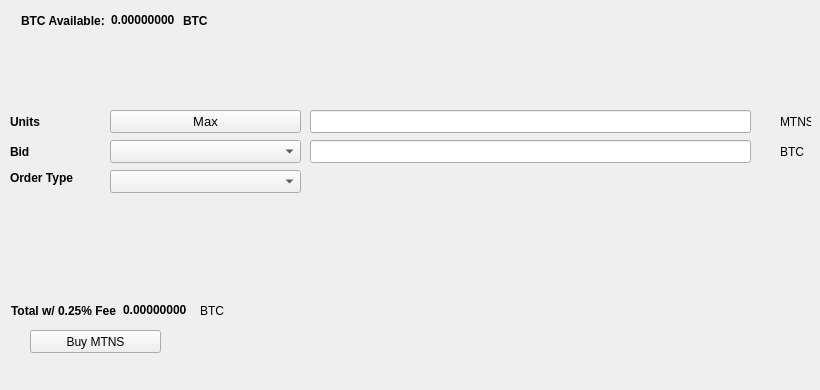
   <widget class="QWidget" name="BuyTab">
    <attribute name="title">
     <string>Buy</string>
    </attribute>
    <widget class="QPushButton" name="BuyMTNS">
     <property name="geometry">
      <rect>
       <x>30</x>
       <y>330</y>
       <width>131</width>
       <height>23</height>
      </rect>
     </property>
     <property name="text">
      <string>Buy MTNS</string>
     </property>
     <property name="icon">
      <iconset resource="../chipo.qrc">
       <normaloff>:/icons/bitcoin</normaloff>:/icons/bitcoin</iconset>
     </property>
    </widget>
    <widget class="QLabel" name="label_3">
     <property name="geometry">
      <rect>
       <x>10</x>
       <y>110</y>
       <width>46</width>
       <height>23</height>
      </rect>
     </property>
     <property name="font">
      <font>
       <weight>75</weight>
       <bold>true</bold>
      </font>
     </property>
     <property name="text">
      <string>Units</string>
     </property>
    </widget>
    <widget class="QLineEdit" name="UnitsInput">
     <property name="geometry">
      <rect>
       <x>310</x>
       <y>110</y>
       <width>441</width>
       <height>23</height>
      </rect>
     </property>
     <property name="font">
      <font>
       <pointsize>9</pointsize>
       <weight>75</weight>
       <bold>true</bold>
      </font>
     </property>
    </widget>
    <widget class="QLineEdit" name="BuyBidPriceEdit">
     <property name="geometry">
      <rect>
       <x>310</x>
       <y>140</y>
       <width>441</width>
       <height>23</height>
      </rect>
     </property>
     <property name="font">
      <font>
       <pointsize>9</pointsize>
       <weight>75</weight>
       <bold>true</bold>
      </font>
     </property>
    </widget>
    <widget class="QLabel" name="label_4">
     <property name="geometry">
      <rect>
       <x>780</x>
       <y>110</y>
       <width>31</width>
       <height>23</height>
      </rect>
     </property>
     <property name="text">
      <string>MTNS</string>
     </property>
    </widget>
    <widget class="QLabel" name="label_5">
     <property name="geometry">
      <rect>
       <x>780</x>
       <y>140</y>
       <width>31</width>
       <height>23</height>
      </rect>
     </property>
     <property name="text">
      <string>BTC</string>
     </property>
    </widget>
    <widget class="QLabel" name="label_6">
     <property name="geometry">
      <rect>
       <x>10</x>
       <y>140</y>
       <width>46</width>
       <height>23</height>
      </rect>
     </property>
     <property name="font">
      <font>
       <weight>75</weight>
       <bold>true</bold>
      </font>
     </property>
     <property name="text">
      <string>Bid</string>
     </property>
    </widget>
    <widget class="QLabel" name="label_7">
     <property name="geometry">
      <rect>
       <x>10</x>
       <y>170</y>
       <width>91</width>
       <height>16</height>
      </rect>
     </property>
     <property name="font">
      <font>
       <weight>75</weight>
       <bold>true</bold>
      </font>
     </property>
     <property name="text">
      <string>Order Type</string>
     </property>
    </widget>
    <widget class="QPushButton" name="Buy_Max_Amount">
     <property name="geometry">
      <rect>
       <x>110</x>
       <y>110</y>
       <width>191</width>
       <height>23</height>
      </rect>
     </property>
     <property name="font">
      <font>
       <pointsize>10</pointsize>
      </font>
     </property>
     <property name="text">
      <string>Max</string>
     </property>
    </widget>
    <widget class="QComboBox" name="BuyBidcomboBox">
     <property name="geometry">
      <rect>
       <x>110</x>
       <y>140</y>
       <width>191</width>
       <height>23</height>
      </rect>
     </property>
     <property name="font">
      <font>
       <pointsize>10</pointsize>
      </font>
     </property>
    </widget>
    <widget class="QComboBox" name="buyOrdertypeCombo">
     <property name="geometry">
      <rect>
       <x>110</x>
       <y>170</y>
       <width>191</width>
       <height>23</height>
      </rect>
     </property>
     <property name="font">
      <font>
       <pointsize>10</pointsize>
      </font>
     </property>
    </widget>
    <widget class="QWidget" name="layoutWidget1">
     <property name="geometry">
      <rect>
       <x>21</x>
       <y>11</y>
       <width>227</width>
       <height>19</height>
      </rect>
     </property>
     <layout class="QHBoxLayout" name="horizontalLayout_3">
      <item>
       <widget class="QLabel" name="label232">
        <property name="font">
         <font>
          <weight>75</weight>
          <bold>true</bold>
         </font>
        </property>
        <property name="text">
         <string>BTC Available:</string>
        </property>
       </widget>
      </item>
      <item>
       <widget class="QLabel" name="BtcAvailableLbl">
        <property name="palette">
         <palette>
          <active>
           <colorrole role="WindowText">
            <brush brushstyle="SolidPattern">
             <color alpha="255">
              <red>0</red>
              <green>0</green>
              <blue>0</blue>
             </color>
            </brush>
           </colorrole>
           <colorrole role="Button">
            <brush brushstyle="SolidPattern">
             <color alpha="255">
              <red>0</red>
              <green>170</green>
              <blue>0</blue>
             </color>
            </brush>
           </colorrole>
           <colorrole role="Light">
            <brush brushstyle="SolidPattern">
             <color alpha="255">
              <red>0</red>
              <green>255</green>
              <blue>0</blue>
             </color>
            </brush>
           </colorrole>
           <colorrole role="Midlight">
            <brush brushstyle="SolidPattern">
             <color alpha="255">
              <red>0</red>
              <green>212</green>
              <blue>0</blue>
             </color>
            </brush>
           </colorrole>
           <colorrole role="Dark">
            <brush brushstyle="SolidPattern">
             <color alpha="255">
              <red>0</red>
              <green>85</green>
              <blue>0</blue>
             </color>
            </brush>
           </colorrole>
           <colorrole role="Mid">
            <brush brushstyle="SolidPattern">
             <color alpha="255">
              <red>0</red>
              <green>113</green>
              <blue>0</blue>
             </color>
            </brush>
           </colorrole>
           <colorrole role="Text">
            <brush brushstyle="SolidPattern">
             <color alpha="255">
              <red>0</red>
              <green>170</green>
              <blue>0</blue>
             </color>
            </brush>
           </colorrole>
           <colorrole role="BrightText">
            <brush brushstyle="SolidPattern">
             <color alpha="255">
              <red>255</red>
              <green>255</green>
              <blue>255</blue>
             </color>
            </brush>
           </colorrole>
           <colorrole role="ButtonText">
            <brush brushstyle="SolidPattern">
             <color alpha="255">
              <red>0</red>
              <green>0</green>
              <blue>0</blue>
             </color>
            </brush>
           </colorrole>
           <colorrole role="Base">
            <brush brushstyle="SolidPattern">
             <color alpha="255">
              <red>255</red>
              <green>255</green>
              <blue>255</blue>
             </color>
            </brush>
           </colorrole>
           <colorrole role="Window">
            <brush brushstyle="SolidPattern">
             <color alpha="255">
              <red>0</red>
              <green>170</green>
              <blue>0</blue>
             </color>
            </brush>
           </colorrole>
           <colorrole role="Shadow">
            <brush brushstyle="SolidPattern">
             <color alpha="255">
              <red>0</red>
              <green>0</green>
              <blue>0</blue>
             </color>
            </brush>
           </colorrole>
           <colorrole role="AlternateBase">
            <brush brushstyle="SolidPattern">
             <color alpha="255">
              <red>127</red>
              <green>212</green>
              <blue>127</blue>
             </color>
            </brush>
           </colorrole>
           <colorrole role="ToolTipBase">
            <brush brushstyle="SolidPattern">
             <color alpha="255">
              <red>255</red>
              <green>255</green>
              <blue>220</blue>
             </color>
            </brush>
           </colorrole>
           <colorrole role="ToolTipText">
            <brush brushstyle="SolidPattern">
             <color alpha="255">
              <red>0</red>
              <green>0</green>
              <blue>0</blue>
             </color>
            </brush>
           </colorrole>
          </active>
          <inactive>
           <colorrole role="WindowText">
            <brush brushstyle="SolidPattern">
             <color alpha="255">
              <red>0</red>
              <green>0</green>
              <blue>0</blue>
             </color>
            </brush>
           </colorrole>
           <colorrole role="Button">
            <brush brushstyle="SolidPattern">
             <color alpha="255">
              <red>0</red>
              <green>170</green>
              <blue>0</blue>
             </color>
            </brush>
           </colorrole>
           <colorrole role="Light">
            <brush brushstyle="SolidPattern">
             <color alpha="255">
              <red>0</red>
              <green>255</green>
              <blue>0</blue>
             </color>
            </brush>
           </colorrole>
           <colorrole role="Midlight">
            <brush brushstyle="SolidPattern">
             <color alpha="255">
              <red>0</red>
              <green>212</green>
              <blue>0</blue>
             </color>
            </brush>
           </colorrole>
           <colorrole role="Dark">
            <brush brushstyle="SolidPattern">
             <color alpha="255">
              <red>0</red>
              <green>85</green>
              <blue>0</blue>
             </color>
            </brush>
           </colorrole>
           <colorrole role="Mid">
            <brush brushstyle="SolidPattern">
             <color alpha="255">
              <red>0</red>
              <green>113</green>
              <blue>0</blue>
             </color>
            </brush>
           </colorrole>
           <colorrole role="Text">
            <brush brushstyle="SolidPattern">
             <color alpha="255">
              <red>0</red>
              <green>170</green>
              <blue>0</blue>
             </color>
            </brush>
           </colorrole>
           <colorrole role="BrightText">
            <brush brushstyle="SolidPattern">
             <color alpha="255">
              <red>255</red>
              <green>255</green>
              <blue>255</blue>
             </color>
            </brush>
           </colorrole>
           <colorrole role="ButtonText">
            <brush brushstyle="SolidPattern">
             <color alpha="255">
              <red>0</red>
              <green>0</green>
              <blue>0</blue>
             </color>
            </brush>
           </colorrole>
           <colorrole role="Base">
            <brush brushstyle="SolidPattern">
             <color alpha="255">
              <red>255</red>
              <green>255</green>
              <blue>255</blue>
             </color>
            </brush>
           </colorrole>
           <colorrole role="Window">
            <brush brushstyle="SolidPattern">
             <color alpha="255">
              <red>0</red>
              <green>170</green>
              <blue>0</blue>
             </color>
            </brush>
           </colorrole>
           <colorrole role="Shadow">
            <brush brushstyle="SolidPattern">
             <color alpha="255">
              <red>0</red>
              <green>0</green>
              <blue>0</blue>
             </color>
            </brush>
           </colorrole>
           <colorrole role="AlternateBase">
            <brush brushstyle="SolidPattern">
             <color alpha="255">
              <red>127</red>
              <green>212</green>
              <blue>127</blue>
             </color>
            </brush>
           </colorrole>
           <colorrole role="ToolTipBase">
            <brush brushstyle="SolidPattern">
             <color alpha="255">
              <red>255</red>
              <green>255</green>
              <blue>220</blue>
             </color>
            </brush>
           </colorrole>
           <colorrole role="ToolTipText">
            <brush brushstyle="SolidPattern">
             <color alpha="255">
              <red>0</red>
              <green>0</green>
              <blue>0</blue>
             </color>
            </brush>
           </colorrole>
          </inactive>
          <disabled>
           <colorrole role="WindowText">
            <brush brushstyle="SolidPattern">
             <color alpha="255">
              <red>0</red>
              <green>85</green>
              <blue>0</blue>
             </color>
            </brush>
           </colorrole>
           <colorrole role="Button">
            <brush brushstyle="SolidPattern">
             <color alpha="255">
              <red>0</red>
              <green>170</green>
              <blue>0</blue>
             </color>
            </brush>
           </colorrole>
           <colorrole role="Light">
            <brush brushstyle="SolidPattern">
             <color alpha="255">
              <red>0</red>
              <green>255</green>
              <blue>0</blue>
             </color>
            </brush>
           </colorrole>
           <colorrole role="Midlight">
            <brush brushstyle="SolidPattern">
             <color alpha="255">
              <red>0</red>
              <green>212</green>
              <blue>0</blue>
             </color>
            </brush>
           </colorrole>
           <colorrole role="Dark">
            <brush brushstyle="SolidPattern">
             <color alpha="255">
              <red>0</red>
              <green>85</green>
              <blue>0</blue>
             </color>
            </brush>
           </colorrole>
           <colorrole role="Mid">
            <brush brushstyle="SolidPattern">
             <color alpha="255">
              <red>0</red>
              <green>113</green>
              <blue>0</blue>
             </color>
            </brush>
           </colorrole>
           <colorrole role="Text">
            <brush brushstyle="SolidPattern">
             <color alpha="255">
              <red>0</red>
              <green>85</green>
              <blue>0</blue>
             </color>
            </brush>
           </colorrole>
           <colorrole role="BrightText">
            <brush brushstyle="SolidPattern">
             <color alpha="255">
              <red>255</red>
              <green>255</green>
              <blue>255</blue>
             </color>
            </brush>
           </colorrole>
           <colorrole role="ButtonText">
            <brush brushstyle="SolidPattern">
             <color alpha="255">
              <red>0</red>
              <green>85</green>
              <blue>0</blue>
             </color>
            </brush>
           </colorrole>
           <colorrole role="Base">
            <brush brushstyle="SolidPattern">
             <color alpha="255">
              <red>0</red>
              <green>170</green>
              <blue>0</blue>
             </color>
            </brush>
           </colorrole>
           <colorrole role="Window">
            <brush brushstyle="SolidPattern">
             <color alpha="255">
              <red>0</red>
              <green>170</green>
              <blue>0</blue>
             </color>
            </brush>
           </colorrole>
           <colorrole role="Shadow">
            <brush brushstyle="SolidPattern">
             <color alpha="255">
              <red>0</red>
              <green>0</green>
              <blue>0</blue>
             </color>
            </brush>
           </colorrole>
           <colorrole role="AlternateBase">
            <brush brushstyle="SolidPattern">
             <color alpha="255">
              <red>0</red>
              <green>170</green>
              <blue>0</blue>
             </color>
            </brush>
           </colorrole>
           <colorrole role="ToolTipBase">
            <brush brushstyle="SolidPattern">
             <color alpha="255">
              <red>255</red>
              <green>255</green>
              <blue>220</blue>
             </color>
            </brush>
           </colorrole>
           <colorrole role="ToolTipText">
            <brush brushstyle="SolidPattern">
             <color alpha="255">
              <red>0</red>
              <green>0</green>
              <blue>0</blue>
             </color>
            </brush>
           </colorrole>
          </disabled>
         </palette>
        </property>
        <property name="font">
         <font>
          <weight>75</weight>
          <bold>true</bold>
         </font>
        </property>
        <property name="text">
         <string>0.00000000</string>
        </property>
        <property name="textInteractionFlags">
         <set>Qt::LinksAccessibleByMouse|Qt::TextSelectableByKeyboard|Qt::TextSelectableByMouse</set>
        </property>
       </widget>
      </item>
      <item>
       <widget class="QLabel" name="BtcAvailableLbl_2">
        <property name="font">
         <font>
          <weight>75</weight>
          <bold>true</bold>
         </font>
        </property>
        <property name="text">
         <string>BTC</string>
        </property>
       </widget>
      </item>
     </layout>
    </widget>
    <widget class="QWidget" name="layoutWidge2">
     <property name="geometry">
      <rect>
       <x>11</x>
       <y>301</y>
       <width>259</width>
       <height>19</height>
      </rect>
     </property>
     <layout class="QHBoxLayout" name="horizontalLayout_4">
      <item>
       <widget class="QLabel" name="label_9">
        <property name="font">
         <font>
          <weight>75</weight>
          <bold>true</bold>
         </font>
        </property>
        <property name="text">
         <string>Total w/ 0.25% Fee</string>
        </property>
       </widget>
      </item>
      <item>
       <widget class="QLabel" name="BuyCostLabel">
        <property name="palette">
         <palette>
          <active>
           <colorrole role="WindowText">
            <brush brushstyle="SolidPattern">
             <color alpha="255">
              <red>0</red>
              <green>0</green>
              <blue>0</blue>
             </color>
            </brush>
           </colorrole>
           <colorrole role="Button">
            <brush brushstyle="SolidPattern">
             <color alpha="255">
              <red>0</red>
              <green>170</green>
              <blue>0</blue>
             </color>
            </brush>
           </colorrole>
           <colorrole role="Light">
            <brush brushstyle="SolidPattern">
             <color alpha="255">
              <red>0</red>
              <green>255</green>
              <blue>0</blue>
             </color>
            </brush>
           </colorrole>
           <colorrole role="Midlight">
            <brush brushstyle="SolidPattern">
             <color alpha="255">
              <red>0</red>
              <green>212</green>
              <blue>0</blue>
             </color>
            </brush>
           </colorrole>
           <colorrole role="Dark">
            <brush brushstyle="SolidPattern">
             <color alpha="255">
              <red>0</red>
              <green>85</green>
              <blue>0</blue>
             </color>
            </brush>
           </colorrole>
           <colorrole role="Mid">
            <brush brushstyle="SolidPattern">
             <color alpha="255">
              <red>0</red>
              <green>113</green>
              <blue>0</blue>
             </color>
            </brush>
           </colorrole>
           <colorrole role="Text">
            <brush brushstyle="SolidPattern">
             <color alpha="255">
              <red>0</red>
              <green>170</green>
              <blue>0</blue>
             </color>
            </brush>
           </colorrole>
           <colorrole role="BrightText">
            <brush brushstyle="SolidPattern">
             <color alpha="255">
              <red>255</red>
              <green>255</green>
              <blue>255</blue>
             </color>
            </brush>
           </colorrole>
           <colorrole role="ButtonText">
            <brush brushstyle="SolidPattern">
             <color alpha="255">
              <red>0</red>
              <green>0</green>
              <blue>0</blue>
             </color>
            </brush>
           </colorrole>
           <colorrole role="Base">
            <brush brushstyle="SolidPattern">
             <color alpha="255">
              <red>255</red>
              <green>255</green>
              <blue>255</blue>
             </color>
            </brush>
           </colorrole>
           <colorrole role="Window">
            <brush brushstyle="SolidPattern">
             <color alpha="255">
              <red>0</red>
              <green>170</green>
              <blue>0</blue>
             </color>
            </brush>
           </colorrole>
           <colorrole role="Shadow">
            <brush brushstyle="SolidPattern">
             <color alpha="255">
              <red>0</red>
              <green>0</green>
              <blue>0</blue>
             </color>
            </brush>
           </colorrole>
           <colorrole role="AlternateBase">
            <brush brushstyle="SolidPattern">
             <color alpha="255">
              <red>127</red>
              <green>212</green>
              <blue>127</blue>
             </color>
            </brush>
           </colorrole>
           <colorrole role="ToolTipBase">
            <brush brushstyle="SolidPattern">
             <color alpha="255">
              <red>255</red>
              <green>255</green>
              <blue>220</blue>
             </color>
            </brush>
           </colorrole>
           <colorrole role="ToolTipText">
            <brush brushstyle="SolidPattern">
             <color alpha="255">
              <red>0</red>
              <green>0</green>
              <blue>0</blue>
             </color>
            </brush>
           </colorrole>
          </active>
          <inactive>
           <colorrole role="WindowText">
            <brush brushstyle="SolidPattern">
             <color alpha="255">
              <red>0</red>
              <green>0</green>
              <blue>0</blue>
             </color>
            </brush>
           </colorrole>
           <colorrole role="Button">
            <brush brushstyle="SolidPattern">
             <color alpha="255">
              <red>0</red>
              <green>170</green>
              <blue>0</blue>
             </color>
            </brush>
           </colorrole>
           <colorrole role="Light">
            <brush brushstyle="SolidPattern">
             <color alpha="255">
              <red>0</red>
              <green>255</green>
              <blue>0</blue>
             </color>
            </brush>
           </colorrole>
           <colorrole role="Midlight">
            <brush brushstyle="SolidPattern">
             <color alpha="255">
              <red>0</red>
              <green>212</green>
              <blue>0</blue>
             </color>
            </brush>
           </colorrole>
           <colorrole role="Dark">
            <brush brushstyle="SolidPattern">
             <color alpha="255">
              <red>0</red>
              <green>85</green>
              <blue>0</blue>
             </color>
            </brush>
           </colorrole>
           <colorrole role="Mid">
            <brush brushstyle="SolidPattern">
             <color alpha="255">
              <red>0</red>
              <green>113</green>
              <blue>0</blue>
             </color>
            </brush>
           </colorrole>
           <colorrole role="Text">
            <brush brushstyle="SolidPattern">
             <color alpha="255">
              <red>0</red>
              <green>170</green>
              <blue>0</blue>
             </color>
            </brush>
           </colorrole>
           <colorrole role="BrightText">
            <brush brushstyle="SolidPattern">
             <color alpha="255">
              <red>255</red>
              <green>255</green>
              <blue>255</blue>
             </color>
            </brush>
           </colorrole>
           <colorrole role="ButtonText">
            <brush brushstyle="SolidPattern">
             <color alpha="255">
              <red>0</red>
              <green>0</green>
              <blue>0</blue>
             </color>
            </brush>
           </colorrole>
           <colorrole role="Base">
            <brush brushstyle="SolidPattern">
             <color alpha="255">
              <red>255</red>
              <green>255</green>
              <blue>255</blue>
             </color>
            </brush>
           </colorrole>
           <colorrole role="Window">
            <brush brushstyle="SolidPattern">
             <color alpha="255">
              <red>0</red>
              <green>170</green>
              <blue>0</blue>
             </color>
            </brush>
           </colorrole>
           <colorrole role="Shadow">
            <brush brushstyle="SolidPattern">
             <color alpha="255">
              <red>0</red>
              <green>0</green>
              <blue>0</blue>
             </color>
            </brush>
           </colorrole>
           <colorrole role="AlternateBase">
            <brush brushstyle="SolidPattern">
             <color alpha="255">
              <red>127</red>
              <green>212</green>
              <blue>127</blue>
             </color>
            </brush>
           </colorrole>
           <colorrole role="ToolTipBase">
            <brush brushstyle="SolidPattern">
             <color alpha="255">
              <red>255</red>
              <green>255</green>
              <blue>220</blue>
             </color>
            </brush>
           </colorrole>
           <colorrole role="ToolTipText">
            <brush brushstyle="SolidPattern">
             <color alpha="255">
              <red>0</red>
              <green>0</green>
              <blue>0</blue>
             </color>
            </brush>
           </colorrole>
          </inactive>
          <disabled>
           <colorrole role="WindowText">
            <brush brushstyle="SolidPattern">
             <color alpha="255">
              <red>0</red>
              <green>85</green>
              <blue>0</blue>
             </color>
            </brush>
           </colorrole>
           <colorrole role="Button">
            <brush brushstyle="SolidPattern">
             <color alpha="255">
              <red>0</red>
              <green>170</green>
              <blue>0</blue>
             </color>
            </brush>
           </colorrole>
           <colorrole role="Light">
            <brush brushstyle="SolidPattern">
             <color alpha="255">
              <red>0</red>
              <green>255</green>
              <blue>0</blue>
             </color>
            </brush>
           </colorrole>
           <colorrole role="Midlight">
            <brush brushstyle="SolidPattern">
             <color alpha="255">
              <red>0</red>
              <green>212</green>
              <blue>0</blue>
             </color>
            </brush>
           </colorrole>
           <colorrole role="Dark">
            <brush brushstyle="SolidPattern">
             <color alpha="255">
              <red>0</red>
              <green>85</green>
              <blue>0</blue>
             </color>
            </brush>
           </colorrole>
           <colorrole role="Mid">
            <brush brushstyle="SolidPattern">
             <color alpha="255">
              <red>0</red>
              <green>113</green>
              <blue>0</blue>
             </color>
            </brush>
           </colorrole>
           <colorrole role="Text">
            <brush brushstyle="SolidPattern">
             <color alpha="255">
              <red>0</red>
              <green>85</green>
              <blue>0</blue>
             </color>
            </brush>
           </colorrole>
           <colorrole role="BrightText">
            <brush brushstyle="SolidPattern">
             <color alpha="255">
              <red>255</red>
              <green>255</green>
              <blue>255</blue>
             </color>
            </brush>
           </colorrole>
           <colorrole role="ButtonText">
            <brush brushstyle="SolidPattern">
             <color alpha="255">
              <red>0</red>
              <green>85</green>
              <blue>0</blue>
             </color>
            </brush>
           </colorrole>
           <colorrole role="Base">
            <brush brushstyle="SolidPattern">
             <color alpha="255">
              <red>0</red>
              <green>170</green>
              <blue>0</blue>
             </color>
            </brush>
           </colorrole>
           <colorrole role="Window">
            <brush brushstyle="SolidPattern">
             <color alpha="255">
              <red>0</red>
              <green>170</green>
              <blue>0</blue>
             </color>
            </brush>
           </colorrole>
           <colorrole role="Shadow">
            <brush brushstyle="SolidPattern">
             <color alpha="255">
              <red>0</red>
              <green>0</green>
              <blue>0</blue>
             </color>
            </brush>
           </colorrole>
           <colorrole role="AlternateBase">
            <brush brushstyle="SolidPattern">
             <color alpha="255">
              <red>0</red>
              <green>170</green>
              <blue>0</blue>
             </color>
            </brush>
           </colorrole>
           <colorrole role="ToolTipBase">
            <brush brushstyle="SolidPattern">
             <color alpha="255">
              <red>255</red>
              <green>255</green>
              <blue>220</blue>
             </color>
            </brush>
           </colorrole>
           <colorrole role="ToolTipText">
            <brush brushstyle="SolidPattern">
             <color alpha="255">
              <red>0</red>
              <green>0</green>
              <blue>0</blue>
             </color>
            </brush>
           </colorrole>
          </disabled>
         </palette>
        </property>
        <property name="font">
         <font>
          <weight>75</weight>
          <bold>true</bold>
         </font>
        </property>
        <property name="autoFillBackground">
         <bool>false</bool>
        </property>
        <property name="text">
         <string>0.00000000</string>
        </property>
        <property name="textInteractionFlags">
         <set>Qt::LinksAccessibleByMouse|Qt::TextSelectableByMouse</set>
        </property>
       </widget>
      </item>
      <item>
       <widget class="QLabel" name="label_10">
        <property name="font">
         <font>
          <weight>50</weight>
          <bold>false</bold>
         </font>
        </property>
        <property name="text">
         <string>BTC</string>
        </property>
       </widget>
      </item>
     </layout>
    </widget>
    <widget class="QLabel" name="label_24">
     <property name="geometry">
      <rect>
       <x>460</x>
       <y>300</y>
       <width>281</width>
       <height>81</height>
      </rect>
     </property>
     <property name="text">
      <string/>
     </property>
     <property name="pixmap">
      <pixmap>:/images/bittrex</pixmap>
     </property>
    </widget>
   </widget>
